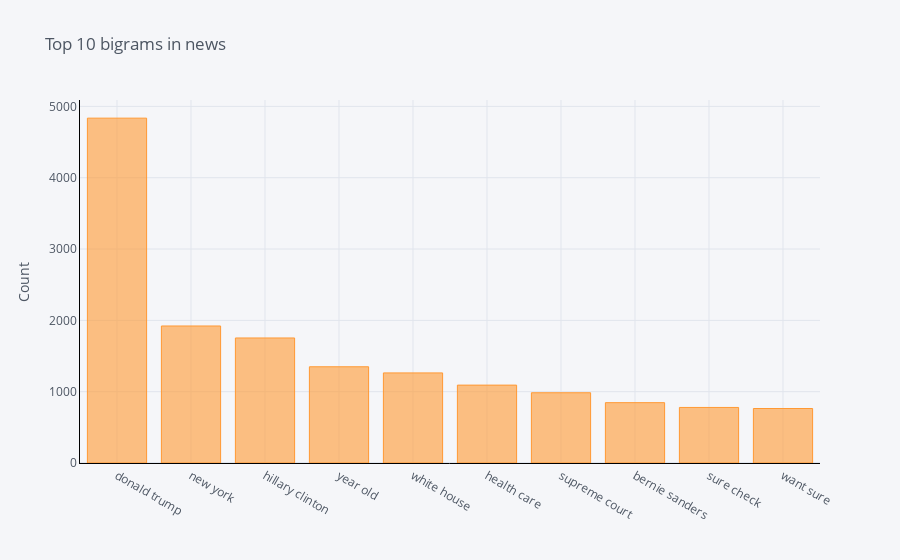

Notebook source saved alongside this figure:
### Code cell
plot_top_n_bigram(df_top_10_category['news'],title='Top 10 bigrams in news',n=10)

### Figure 1 — Plotly figure (JSON) as saved in the notebook; plotly's stock layout.template omitted (floating-point values rounded to 4 significant figures)
{"data": [{"name": "count", "text": "", "y": [4835, 1921, 1753, 1349, 1263, 1092, 985, 846, 779, 764], "marker": {"color": "rgba(255, 153, 51, 0.6)", "line": {"color": "rgba(255, 153, 51, 1.0)", "width": 1}}, "x": ["donald trump", "new york", "hillary clinton", "year old", "white house", "health care", "supreme court", "bernie sanders", "sure check", "want sure"], "type": "bar", "orientation": "v"}], "layout": {"title": {"text": "Top 10 bigrams in news", "font": {"color": "#4D5663"}}, "paper_bgcolor": "#F5F6F9", "plot_bgcolor": "#F5F6F9", "yaxis": {"tickfont": {"color": "#4D5663"}, "title": {"text": "Count", "font": {"color": "#4D5663"}}, "showgrid": true, "zerolinecolor": "#E1E5ED", "gridcolor": "#E1E5ED", "linecolor": "black"}, "xaxis": {"tickfont": {"color": "#4D5663"}, "title": {"text": "", "font": {"color": "#4D5663"}}, "showgrid": true, "zerolinecolor": "#E1E5ED", "gridcolor": "#E1E5ED", "linecolor": "black"}, "legend": {"bgcolor": "#F5F6F9", "font": {"color": "#4D5663"}}}}
